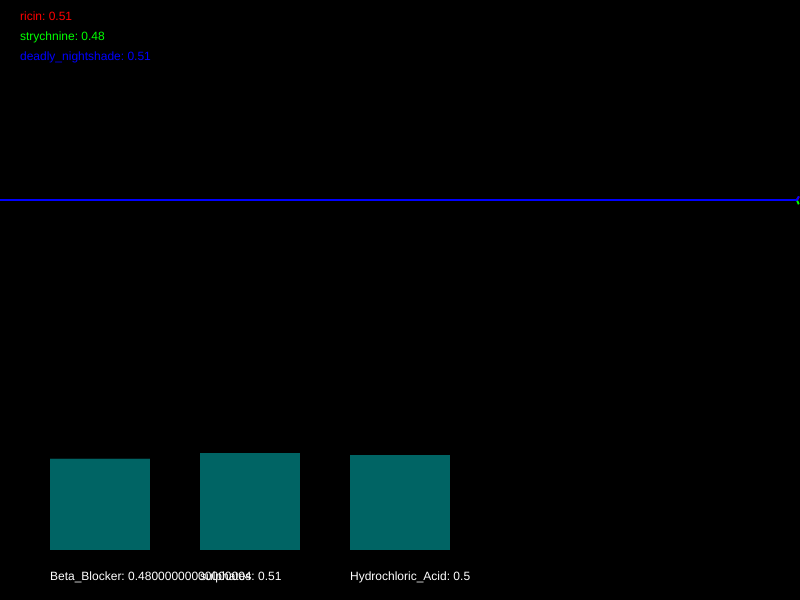
Frame 1 (no input)
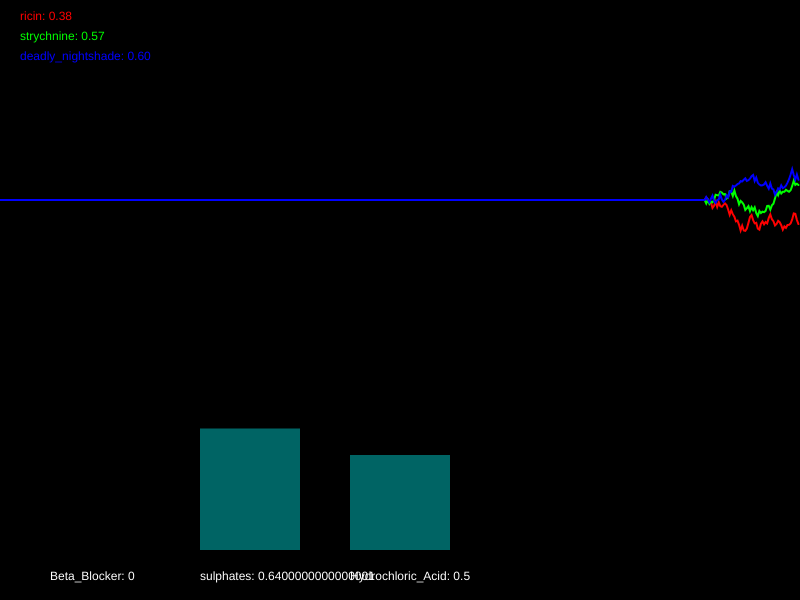
Frame 60 (no input)
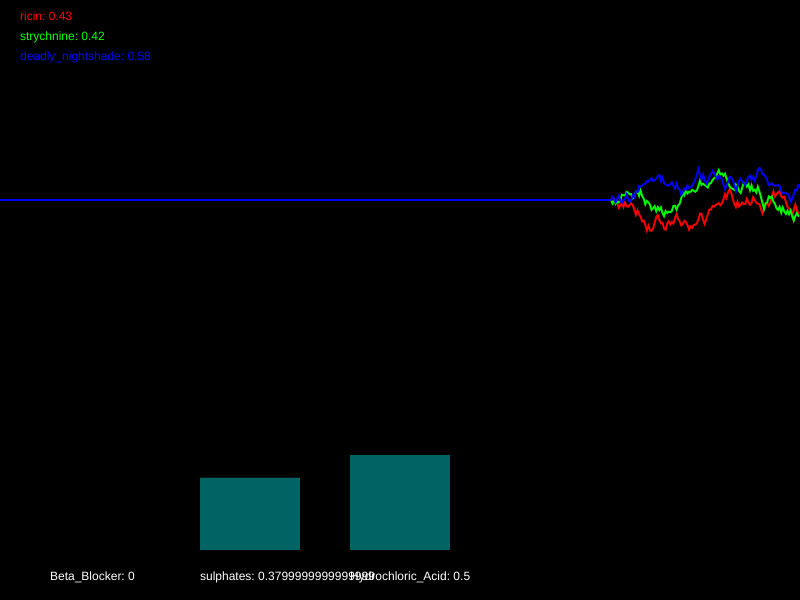
Frame 120 (the mouse pressed at the canvas centre since frame 60)

The p5.js sketch that drew these frames (run headless with seeded random() and noise() and a simulated clock; from frame 60 on, the mouse is pressed at the canvas centre):

// p5.js sketch
// ── sketch.js
/*

Officer: 2481930
CaseNum: 401-0-36778894-2481930

Case 401 - The Case of Norbert's Weiner Stand
Stage 1 - Noxious Weiner

Console city has been plunged into chaos. The notorious poisoner Norbert has struck the
population down with a potent poison. Word has it that he is smuggling his venomous filth
via a streetside weiner stand. Hundreds of people have been affected, and the municipal
water company tells me that their sewers are at full capacity. This is no laughing matter.
I need you to head down to our lab and work on an antidote.

You must develop the antidote by using conditional statements in the draw loop to
do the following:


You must develop the antidote by using conditional statements in the draw loop to
do the following.

	- When ricin goes above 0.25, decrement Beta_Blocker by 0.04
	- If strychnine dips below 0.65, try increasing Beta_Blocker by 0.02
	- When strychnine goes above 0.59, decrease sulphates by 0.03
	- When deadly_nightshade dips below 0.53, try increasing sulphates by 0.01
	- If strychnine dips below 0.38, try decreasing Hydrochloric_Acid by 0.03
	- If ricin dips below 0.25, increase Hydrochloric_Acid by 0.01


Your conditional statements should:

consider the following poisons:

	- ricin
	- strychnine
	- deadly_nightshade


and modify the following antidotes:

	- Beta_Blocker
	- sulphates
	- Hydrochloric_Acid


- There are many ways to complete this task but you should only use the
following commands:

	if(){}
	+=
	-=

*/

//Declare the poison variables
var ricin;
var strychnine;
var deadly_nightshade;


//Declare the antidote variables
var Beta_Blocker;
var sulphates;
var Hydrochloric_Acid;


//This variable is used for drawing the graph
var graphs;


function setup()
{

	createCanvas(800,600);
	strokeWeight(2);

	//initialise the poisons and antidotes
	ricin = 0.5;
	strychnine = 0.5;
	deadly_nightshade = 0.5;
	Beta_Blocker = 0.5;
	sulphates = 0.5;
	Hydrochloric_Acid = 0.5;


	//fills the graph with empty values
	graphs = [];

	for(var i = 0; i < 3; i++)
	{
		graphs.push([]);
		for(var j = 0; j < 512; j++)
		{
			graphs[i].push(0.5);
		}
	}

}

function draw()
{

	//Develop the antidote below
	//Write conditional statements to change the amount of each substance ...

    if(ricin > 0.25){
        Beta_Blocker -=0.04;
       }
    
    if(strychnine < 0.65 ){
        Beta_Blocker += 0.02;
    }
    
    if (strychnine > 0.59){
        sulphates -= 0.03;
    }
    
    if (deadly_nightshade < 0.53){
        sulphates += 0.01;
    }
    
    if (strychnine < 0.38){
         Hydrochloric_Acid -= 0.03;
    }
    
    if(ricin < 0.25){
           Hydrochloric_Acid += 0.01;
       }
    
	//////////////////////////////////////////////////////

	//the code below generates new values using random numbers

	/*
		For testing, you might want to temporarily comment out
		these lines and set the same variables to constant values
		instead.
	*/

	ricin = nextValue(graphs[0],ricin);
	strychnine = nextValue(graphs[1],strychnine);
	deadly_nightshade = nextValue(graphs[2],deadly_nightshade);


	Beta_Blocker = constrain(Beta_Blocker, 0, 1);
	sulphates = constrain(sulphates, 0, 1);
	Hydrochloric_Acid = constrain(Hydrochloric_Acid, 0, 1);


	///////// DO NOT CHANGE THE CODE BELOW ///////////

	//drawing code

	// set background
	background(0);
	noFill();

	//draw the graphs for the vitals
	var colors = [
	color(255, 0, 0),
	color(0, 255, 0),
	color(0, 0, 255),
	color(255, 0, 255),
	color(255, 255, 0),
	color(0, 255, 255)
	];

	for(var i = 0; i < graphs.length; i++)
	{
		stroke(colors[i]);
		drawGraph(graphs[i]);
	}

	//draw the poisons as text
	noStroke();
	fill(colors[0]);
	text('ricin: ' + nf(ricin,1,2), 20,20);
	fill(colors[1]);
	text('strychnine: ' + nf(strychnine,1,2), 20,40);
	fill(colors[2]);
	text('deadly_nightshade: ' + nf(deadly_nightshade,1,2), 20,60);


	//draw the antidotes bar chart
	drawBar(Beta_Blocker,50,'Beta_Blocker');
	drawBar(sulphates,200,'sulphates');
	drawBar(Hydrochloric_Acid,350,'Hydrochloric_Acid');


}

function nextValue(graph, val)
{
	//gets the next value for a vital and puts it in an array for drawing
	var delta = random(-0.03,0.03);

	val += delta;
	if(val > 1 || val < 0)
	{
		delta *= -1;
		val += delta * 2;
	}

	graph.push(val)
	graph.shift();
	return val;
}

function drawGraph(graph)
{
	//draws an array as a graph
	beginShape();
	for(var i = 0; i < graph.length; i++)
	{
			vertex(width * i/512, height * 0.5 - graph[i]* height/3)
	}
	endShape();
}


function drawBar(val, x, name)
{
	//draws the bars for bar chart
    noStroke();
    fill(0,100,100);
	var mh = height * 0.4 - 50;
	rect(x,(height - 50) - val*mh, 100, val*mh);
    fill(255);
	text(name + ": " + val, x, height - 20);
}
